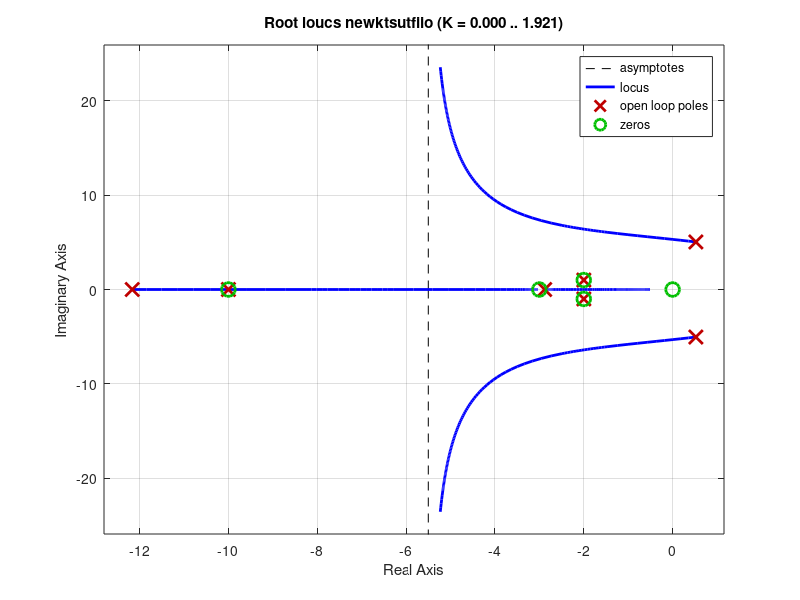

Here is the MATLAB script that generated this plot:
s = tf('s');
K= 600;
Kt = 1;
M0 = 0.6;
E = tf([K], [1 10]);
G = tf([1 3], [1 4 5]);
P = tf([M0], [1 0]);

theta = E* G* 1/s / (1+(1+Kt*s)*E*G*1/s);

newktsutfiio = E*G/ (2+E*G*1/s);
rlocus(newktsutfiio);
